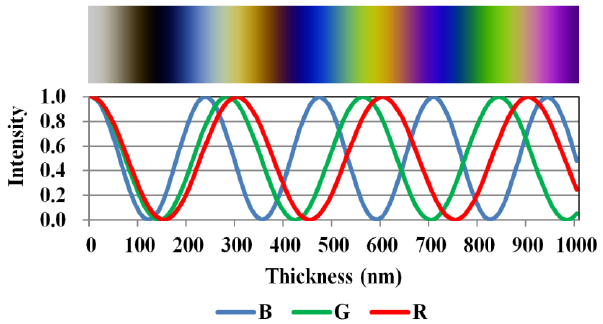
#> input picture BGR-chart.png, 603 x 324 px
$ python color_pixels.py --image BGR-chart.png
#> lines starting #> are read from the running program, lines starting #| are printed output that depends on the picture; after the words box and inside, x2 and y2 are one past the last pixel; in counts of white or black regions, pixels touching at a corner belong together
# Lesson 2

import cv2
import argparse


ap = argparse.ArgumentParser()
ap.add_argument("-i", "--image", type=str, default="C:\\Users\\Black Beauty\\Documents\\Printing\\halloween_2020.png",
    help="<your file path here>")
ap.add_argument("-o", "--output", type=str, default=".")

args = vars(ap.parse_args())

image = cv2.imread(args["image"])
#> image is the input picture: shape (324, 603, 3); mean B, G, R 205.7, 205.3, 207.2
(h, w) = image.shape[:2]
#> h = 324; w = 603
cv2.imshow("Original", image)

(b, g, r) = image[0, 0]
#> b = 255; g = 255; r = 255

print(f"image[0,0] = blue: {b}, green: {g}, red: {r}")
#| image[0,0] = blue: 255, green: 255, red: 255

(b, g, r) = image[250, 250]
#> b = 198; g = 198; r = 198
print(f"image[250, 250] = blue: {b}, green: {g}, red: {r}")
#| image[250, 250] = blue: 198, green: 198, red: 198

image[250, 250] = (0, 0, 255)
#> image: shape (324, 603, 3); under 0.01% of pixels changed, all inside (x1, y1, x2, y2) = (250, 250, 251, 251)
(b, g, r) = image[250, 250]
#> b = 0; g = 0; r = 255
print(f"image[250, 250] = blue: {b}, green: {g}, red: {r}")
#| image[250, 250] = blue: 0, green: 0, red: 255

(cX, cY) = (w//2, h//2)
#> cX = 301; cY = 162

top_left = image[0:cY, 0:cX]
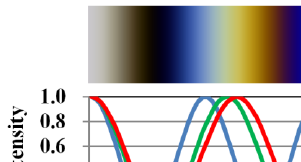
#> top_left: shape (162, 301, 3); mean B, G, R 184.7, 186.9, 190.8
cv2.imshow("Top-Left Corner", top_left)

top_right = image[0:cY, cX:w]
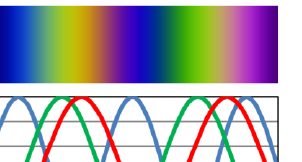
#> top_right: shape (162, 302, 3); mean B, G, R 174.9, 169.7, 172.6
cv2.imshow("Top-Right Corner", top_right)

bottom_left = image[cY:h, 0:cX]
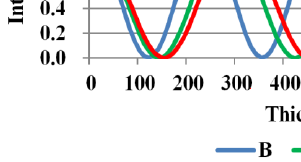
#> bottom_left: shape (162, 301, 3); mean B, G, R 234.2, 234.3, 234.5
cv2.imshow("Bottom-Left Corner", bottom_left)

bottom_right = image[cY:h, cX:w]
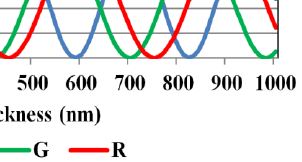
#> bottom_right: shape (162, 302, 3); mean B, G, R 229, 230.2, 230.9
cv2.imshow("Bottom-Right Corner", bottom_right)

cv2.imshow("Updated Image", image)
cv2.waitKey(0)
